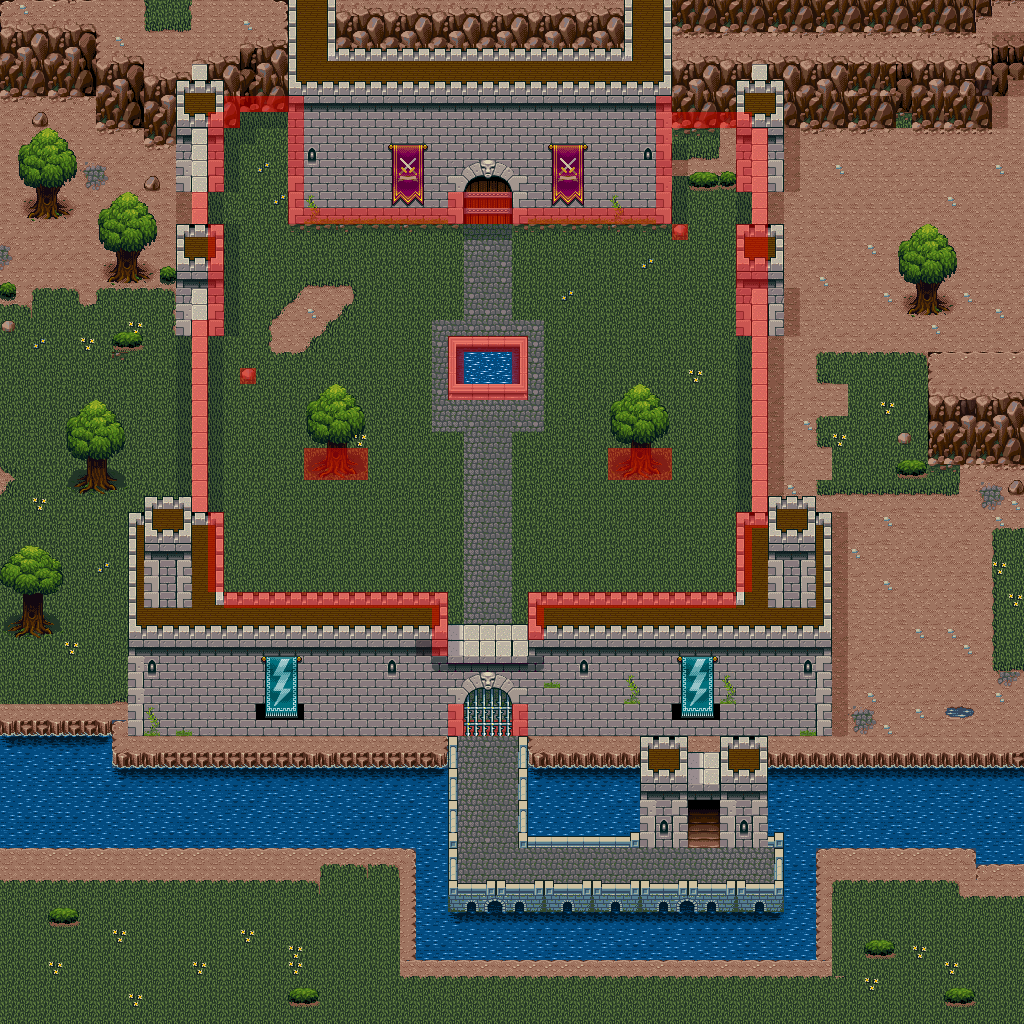

Below is a game level as drawn by its tile map, then a one-line description and the .tmx that defines it (tile-layer data replaced by summaries):
An orthogonal 64x64 tile map with 16x16 px tiles, 6 tile layers (0-background, 1-detail, 2-collision, 3-background, ...), 2 tilesets.

<map version="1.0" tiledversion="1.0.3" orientation="orthogonal" renderorder="right-down" width="64" height="64" tilewidth="16" tileheight="16" nextobjectid="1">
 <tileset firstgid="1" name="tileset_arena" tilewidth="16" tileheight="16" tilecount="1024" columns="32">
  <image source="tileset_arena.png" width="512" height="512" />
 </tileset>
 <tileset firstgid="1025" name="collision_graphic" tilewidth="16" tileheight="16" tilecount="4" columns="2">
  <image source="collision_graphic.png" width="32" height="32" />
 </tileset>
 <layer name="0-background" width="64" height="64">
  <data>[4096 cells, 4094 non-empty, 197 distinct tile ids]</data>
 </layer>
 <layer name="1-detail" width="64" height="64">
  <data>[4096 cells, 388 non-empty, 127 distinct tile ids]</data>
 </layer>
 <layer name="2-collision" width="64" height="64" opacity="0.43">
  <data>[4096 cells, 214 non-empty, 2 distinct tile ids]</data>
 </layer>
 <layer name="3-background" width="64" height="64">
  <data>[4096 cells, 121 non-empty, 74 distinct tile ids]</data>
 </layer>
 <layer name="4-detail" width="64" height="64">
  <data>[4096 cells, 109 non-empty, 36 distinct tile ids]</data>
 </layer>
 <layer name="5-collision" width="64" height="64">
  <data>[4096 cells, 0 non-empty, 0 distinct tile ids]</data>
 </layer>
</map>
